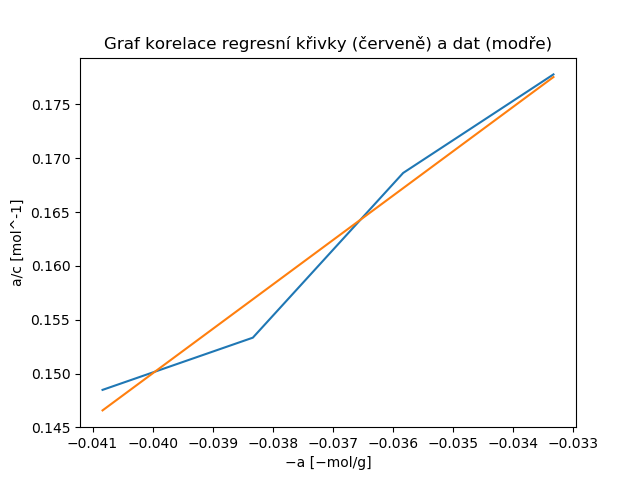

The script that saved this image:
### Skript pro výpočet Langmuirových adsorpčních izoterm
from sympy import *
import numpy as np
import matplotlib.pyplot as plt
R = 8.314

## Nadefinované podmínky
V_smesi = 0.25 # l
m_adsorbentu = 3 # g

# Koncentrace
c_pred = [0.75, 0.85, 1.0, 1.1] # mol/l
c_po = [0.35, 0.42, 0.54, 0.61] # mol/l

## Mezivýpočet změny koncentrace a množství rozp. látky
a = []
c = []
i = 0
while i < len(c_pred):
    del_c = c_pred[i] - c_po[i]
    del_c *= V_smesi # mol
    an = del_c/m_adsorbentu # mol/g
    a.append(an)

    c.append(c_pred[i] * V_smesi) # mol

    i += 1

## Příprava vektorů x a y
x = []
y = []
i = 0
while i < len(a):
    x.append(-a[i])
    y.append(a[i]/c[i])
    i += 1

## Výpočet lineární regrese
x = np.array(x, dtype=float)
y = np.array(y, dtype=float)
vysl = np.polyfit(x, y, 1)

## Tisk grafu
plt.plot(x, y)

yfit = []
i=0
while i < len(x):
    yfit.append(vysl[0]*x[i] + vysl[1])
    i += 1
plt.plot(x, yfit)

plt.xlabel('−a [−mol/g]')
plt.ylabel('a/c [mol^-1]')
plt.title('Graf korelace regresní křivky (červeně) a dat (modře)')
plt.savefig('Ukol_9.png')

## Výsledný řád reakce a rychlostní konstanta
print('b = ' + str(N(vysl[0])) + ' mol^-1')
print('am = ' + str(N(vysl[1]/vysl[0])) + ' mol/g')
